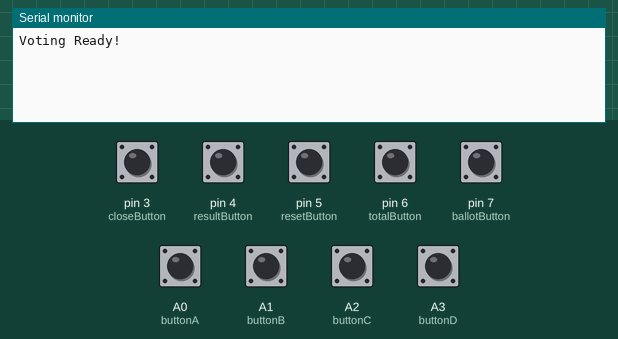
This sketch was run on a simulated Arduino Uno, built with avr-gcc and run on an emulated ATmega328P. Shown: the last lines printed to the serial monitor. The test bench sets the inputs (shaded band); at power-on: A0 (buttonA), A1 (buttonB), A2 (buttonC), A3 (buttonD), pin 3 (closeButton), pin 4 (resultButton), pin 5 (resetButton), pin 6 (totalButton), pin 7 (ballotButton) HIGH.

Above: at 2.2 s.
2.3 s: pin 3 (closeButton) pulled LOW for 0.15 s
At 3.3 s:
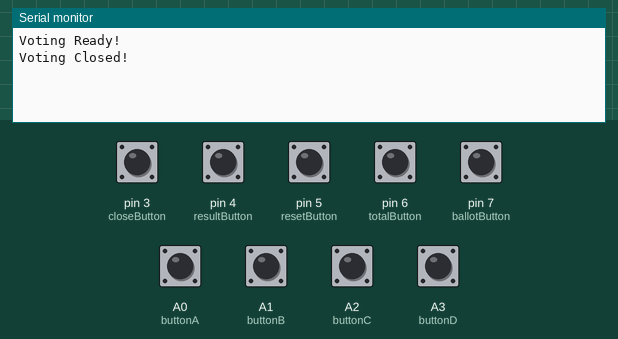
3.9 s: pin 4 (resultButton) pulled LOW for 0.15 s
At 4.9 s:
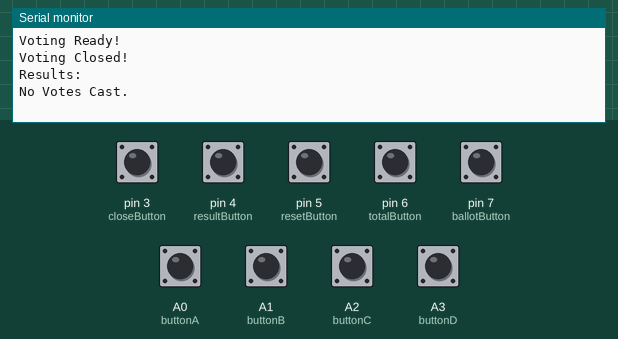
5.5 s: pin 5 (resetButton) pulled LOW for 0.15 s
At 6.7 s:
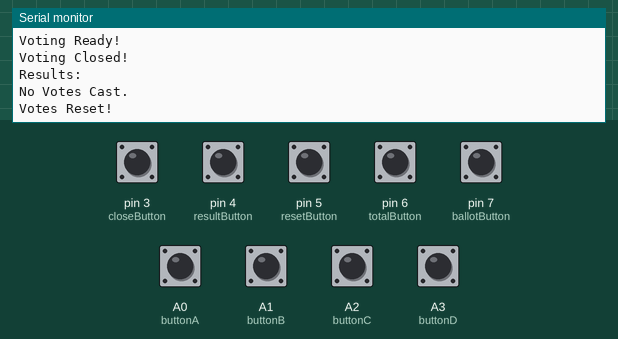
7.1 s: pin 7 (ballotButton) pulled LOW for 0.15 s
At 8.2 s:
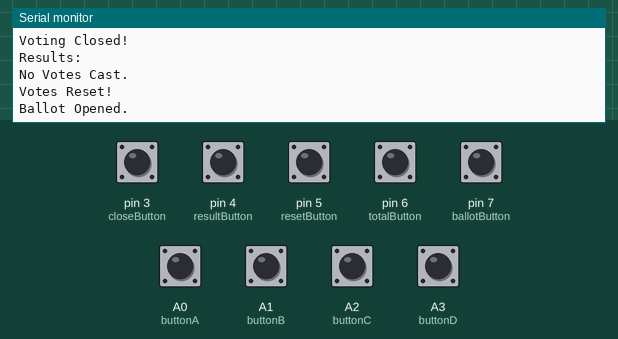
8.7 s: pin 3 (closeButton) driven LOW and pin 6 (totalButton) driven LOW
At 10.1 s:
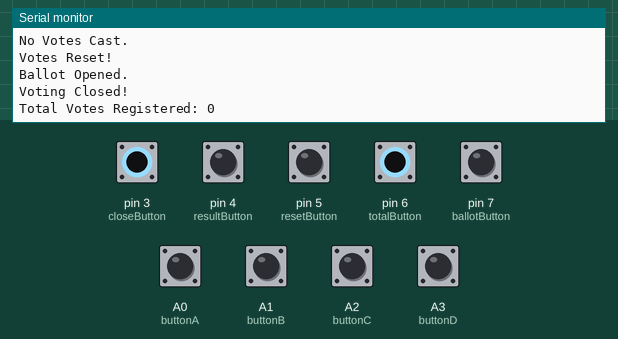

The sketch:

sketch.ino
```cpp
const int buttonA = A0;
const int buttonB = A1;
const int buttonC = A2;
const int buttonD = A3;
const int closeButton = 3;
const int resultButton = 4;
const int resetButton = 5;
const int totalButton = 6;
const int ballotButton = 7;

int voteA = 0;
int voteB = 0;
int voteC = 0;
int voteD = 0;
bool closed = false;
bool ballotReady = false;

void setup() {
  pinMode(buttonA, INPUT_PULLUP);
  pinMode(buttonB, INPUT_PULLUP);
  pinMode(buttonC, INPUT_PULLUP);
  pinMode(buttonD, INPUT_PULLUP);
  pinMode(closeButton, INPUT_PULLUP);
  pinMode(resultButton, INPUT_PULLUP);
  pinMode(resetButton, INPUT_PULLUP);
  pinMode(totalButton, INPUT_PULLUP);
  pinMode(ballotButton, INPUT_PULLUP);

  Serial.begin(9600);
  Serial.println("Voting Ready!");
  delay(1000);
}

void loop() {
  if (!closed) {
    if (digitalRead(ballotButton) == LOW) {
      ballotReady = true;
      Serial.println("Ballot Opened.");
      delay(300);
    }

    if (ballotReady && digitalRead(buttonA) == LOW) {
      voteA++;
      Serial.println("Vote Registered.");
      ballotReady = false;
      delay(300);
    }

    if (ballotReady && digitalRead(buttonB) == LOW) {
      voteB++;
      Serial.println("Vote Registered.");
      ballotReady = false;
      delay(300);
    }

    if (ballotReady && digitalRead(buttonC) == LOW) {
      voteC++;
      Serial.println("Vote Registered.");
      ballotReady = false;
      delay(300);
    }

    if (ballotReady && digitalRead(buttonD) == LOW) {
      voteD++;
      Serial.println("Vote Registered.");
      ballotReady = false;
      delay(300);
    }
  }

  if (digitalRead(closeButton) == LOW) {
    closed = true;
    Serial.println("Voting Closed!");
    delay(1000);
  }

  if (closed && digitalRead(resultButton) == LOW) {
    displayResults();
    delay(1000);
  }

  if (closed && digitalRead(totalButton) == LOW) {
    int totalVotes = voteA + voteB + voteC + voteD;
    Serial.print("Total Votes Registered: ");
    Serial.println(totalVotes);
    delay(500);
  }

  if (digitalRead(resetButton) == LOW) {
    voteA = voteB = voteC = voteD = 0;
    closed = false;
    ballotReady = false;
    Serial.println("Votes Reset!");
    delay(1000);
  }
}

void displayResults() {
  Serial.println("Results:");
  int totalVotes = voteA + voteB + voteC + voteD;
  if (totalVotes == 0) {
    Serial.println("No Votes Cast.");
    return;
  }

  Serial.print("BJP: "); Serial.println(voteA);
  Serial.print("INC: "); Serial.println(voteB);
  Serial.print("AAP: "); Serial.println(voteC);
  Serial.print("NOTA: "); Serial.println(voteD);

  if (voteA > voteB && voteA > voteC && voteA > voteD) {
    Serial.println("BJP Wins!");
  } else if (voteB > voteA && voteB > voteC && voteB > voteD) {
    Serial.println("INC Wins!");
  } else if (voteC > voteA && voteC > voteB && voteC > voteD) {
    Serial.println("AAP Wins!");
  } else if (voteD > voteA && voteD > voteB && voteD > voteC) {
    Serial.println("NOTA Wins!");
  } else {
    Serial.println("It's a Tie!");
  }
}
```

Measured:
- after the input at 2.3 s, the serial monitor: prints a new line at once (image 1)
- after the input at 3.9 s, the serial monitor: prints a new line at once (image 2)
- after the input at 5.5 s, the serial monitor: prints a new line at once (image 3)
- after the input at 7.1 s, the serial monitor: prints a new line at once (image 4)
- after the input at 8.7 s, the serial monitor: prints a new line at once (image 5)
